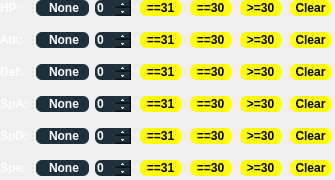
<?xml version="1.0" encoding="UTF-8"?>
<ui version="4.0">
 <class>IVFilter</class>
 <widget class="QWidget" name="IVFilter">
  <property name="geometry">
   <rect>
    <x>0</x>
    <y>0</y>
    <width>335</width>
    <height>180</height>
   </rect>
  </property>
  <property name="windowTitle">
   <string>Form</string>
  </property>
  <property name="styleSheet">
   <string notr="true">QLabel {
	color: white;
}

QComboBox {
	background-color: #1D303C;
	border: none;
	border-radius: 6px;
	color: white;
	padding-left: 13px;
}

QComboBox::down-arrow {
	image: url(noimg);
	border-width: 0px;
}

QComboBox::drop-down {
	background: transparent;
	width: 0px;
}

QSpinBox {
	qproperty-alignment: AlignCenter;
	background-color: #1D303C;
	border: none;
	border-radius: 6px;
	color: white;
}

QSpinBox::up-button {
	subcontrol-origin: border;
    subcontrol-position: top right;
}

QSpinBox::down-button {
	subcontrol-origin: border;
    subcontrol-position: bottom right;
}

QPushButton {
	background-color: Yellow;
	border: none;
	border-radius: 6px;
}</string>
  </property>
  <widget class="QPushButton" name="pushButton31HP">
   <property name="geometry">
    <rect>
     <x>140</x>
     <y>0</y>
     <width>41</width>
     <height>16</height>
    </rect>
   </property>
   <property name="font">
    <font>
     <weight>75</weight>
     <bold>true</bold>
    </font>
   </property>
   <property name="text">
    <string notr="true">==31</string>
   </property>
  </widget>
  <widget class="QPushButton" name="pushButton30HP">
   <property name="geometry">
    <rect>
     <x>190</x>
     <y>0</y>
     <width>41</width>
     <height>16</height>
    </rect>
   </property>
   <property name="font">
    <font>
     <weight>75</weight>
     <bold>true</bold>
    </font>
   </property>
   <property name="text">
    <string notr="true">==30</string>
   </property>
  </widget>
  <widget class="QComboBox" name="comboBoxSpe">
   <property name="geometry">
    <rect>
     <x>36</x>
     <y>160</y>
     <width>53</width>
     <height>16</height>
    </rect>
   </property>
   <property name="sizePolicy">
    <sizepolicy hsizetype="Fixed" vsizetype="Fixed">
     <horstretch>0</horstretch>
     <verstretch>0</verstretch>
    </sizepolicy>
   </property>
   <property name="minimumSize">
    <size>
     <width>53</width>
     <height>13</height>
    </size>
   </property>
   <property name="font">
    <font>
     <weight>75</weight>
     <bold>true</bold>
    </font>
   </property>
   <property name="layoutDirection">
    <enum>Qt::LeftToRight</enum>
   </property>
   <property name="styleSheet">
    <string notr="true"/>
   </property>
   <property name="sizeAdjustPolicy">
    <enum>QComboBox::AdjustToContentsOnFirstShow</enum>
   </property>
   <property name="duplicatesEnabled">
    <bool>false</bool>
   </property>
   <property name="frame">
    <bool>true</bool>
   </property>
   <item>
    <property name="text">
     <string>None</string>
    </property>
   </item>
   <item>
    <property name="text">
     <string>==</string>
    </property>
   </item>
   <item>
    <property name="text">
     <string>&gt;=</string>
    </property>
   </item>
   <item>
    <property name="text">
     <string>&lt;=</string>
    </property>
   </item>
   <item>
    <property name="text">
     <string>!=</string>
    </property>
   </item>
  </widget>
  <widget class="QSpinBox" name="spinBoxAtk">
   <property name="geometry">
    <rect>
     <x>95</x>
     <y>32</y>
     <width>36</width>
     <height>16</height>
    </rect>
   </property>
   <property name="font">
    <font>
     <weight>75</weight>
     <bold>true</bold>
    </font>
   </property>
   <property name="maximum">
    <number>31</number>
   </property>
  </widget>
  <widget class="QLabel" name="spaLabel">
   <property name="geometry">
    <rect>
     <x>0</x>
     <y>96</y>
     <width>27</width>
     <height>16</height>
    </rect>
   </property>
   <property name="font">
    <font>
     <weight>75</weight>
     <bold>true</bold>
    </font>
   </property>
   <property name="text">
    <string>SpA:</string>
   </property>
  </widget>
  <widget class="QSpinBox" name="spinBoxSpA">
   <property name="geometry">
    <rect>
     <x>95</x>
     <y>96</y>
     <width>36</width>
     <height>16</height>
    </rect>
   </property>
   <property name="font">
    <font>
     <weight>75</weight>
     <bold>true</bold>
    </font>
   </property>
   <property name="maximum">
    <number>31</number>
   </property>
  </widget>
  <widget class="QSpinBox" name="spinBoxSpD">
   <property name="geometry">
    <rect>
     <x>95</x>
     <y>128</y>
     <width>36</width>
     <height>16</height>
    </rect>
   </property>
   <property name="font">
    <font>
     <weight>75</weight>
     <bold>true</bold>
    </font>
   </property>
   <property name="maximum">
    <number>31</number>
   </property>
  </widget>
  <widget class="QComboBox" name="comboBoxSpD">
   <property name="geometry">
    <rect>
     <x>36</x>
     <y>128</y>
     <width>53</width>
     <height>16</height>
    </rect>
   </property>
   <property name="font">
    <font>
     <weight>75</weight>
     <bold>true</bold>
    </font>
   </property>
   <property name="layoutDirection">
    <enum>Qt::LeftToRight</enum>
   </property>
   <property name="styleSheet">
    <string notr="true"/>
   </property>
   <property name="sizeAdjustPolicy">
    <enum>QComboBox::AdjustToContentsOnFirstShow</enum>
   </property>
   <property name="duplicatesEnabled">
    <bool>false</bool>
   </property>
   <property name="frame">
    <bool>true</bool>
   </property>
   <item>
    <property name="text">
     <string>None</string>
    </property>
   </item>
   <item>
    <property name="text">
     <string>==</string>
    </property>
   </item>
   <item>
    <property name="text">
     <string>&gt;=</string>
    </property>
   </item>
   <item>
    <property name="text">
     <string>&lt;=</string>
    </property>
   </item>
   <item>
    <property name="text">
     <string>!=</string>
    </property>
   </item>
  </widget>
  <widget class="QSpinBox" name="spinBoxSpe">
   <property name="geometry">
    <rect>
     <x>95</x>
     <y>160</y>
     <width>36</width>
     <height>16</height>
    </rect>
   </property>
   <property name="font">
    <font>
     <weight>75</weight>
     <bold>true</bold>
    </font>
   </property>
   <property name="maximum">
    <number>31</number>
   </property>
  </widget>
  <widget class="QComboBox" name="comboBoxSpA">
   <property name="geometry">
    <rect>
     <x>36</x>
     <y>96</y>
     <width>53</width>
     <height>16</height>
    </rect>
   </property>
   <property name="font">
    <font>
     <weight>75</weight>
     <bold>true</bold>
    </font>
   </property>
   <property name="layoutDirection">
    <enum>Qt::LeftToRight</enum>
   </property>
   <property name="styleSheet">
    <string notr="true"/>
   </property>
   <property name="sizeAdjustPolicy">
    <enum>QComboBox::AdjustToContentsOnFirstShow</enum>
   </property>
   <property name="duplicatesEnabled">
    <bool>false</bool>
   </property>
   <property name="frame">
    <bool>true</bool>
   </property>
   <item>
    <property name="text">
     <string>None</string>
    </property>
   </item>
   <item>
    <property name="text">
     <string>==</string>
    </property>
   </item>
   <item>
    <property name="text">
     <string>&gt;=</string>
    </property>
   </item>
   <item>
    <property name="text">
     <string>&lt;=</string>
    </property>
   </item>
   <item>
    <property name="text">
     <string>!=</string>
    </property>
   </item>
  </widget>
  <widget class="QComboBox" name="comboBoxDef">
   <property name="geometry">
    <rect>
     <x>36</x>
     <y>64</y>
     <width>53</width>
     <height>16</height>
    </rect>
   </property>
   <property name="sizePolicy">
    <sizepolicy hsizetype="Minimum" vsizetype="Fixed">
     <horstretch>0</horstretch>
     <verstretch>0</verstretch>
    </sizepolicy>
   </property>
   <property name="font">
    <font>
     <weight>75</weight>
     <bold>true</bold>
    </font>
   </property>
   <property name="layoutDirection">
    <enum>Qt::LeftToRight</enum>
   </property>
   <property name="styleSheet">
    <string notr="true"/>
   </property>
   <property name="sizeAdjustPolicy">
    <enum>QComboBox::AdjustToContentsOnFirstShow</enum>
   </property>
   <property name="duplicatesEnabled">
    <bool>false</bool>
   </property>
   <property name="frame">
    <bool>true</bool>
   </property>
   <item>
    <property name="text">
     <string>None</string>
    </property>
   </item>
   <item>
    <property name="text">
     <string>==</string>
    </property>
   </item>
   <item>
    <property name="text">
     <string>&gt;=</string>
    </property>
   </item>
   <item>
    <property name="text">
     <string>&lt;=</string>
    </property>
   </item>
   <item>
    <property name="text">
     <string>!=</string>
    </property>
   </item>
  </widget>
  <widget class="QLabel" name="defLabel">
   <property name="geometry">
    <rect>
     <x>0</x>
     <y>64</y>
     <width>25</width>
     <height>16</height>
    </rect>
   </property>
   <property name="font">
    <font>
     <weight>75</weight>
     <bold>true</bold>
    </font>
   </property>
   <property name="text">
    <string>Def:</string>
   </property>
  </widget>
  <widget class="QComboBox" name="comboBoxHP">
   <property name="geometry">
    <rect>
     <x>36</x>
     <y>0</y>
     <width>53</width>
     <height>16</height>
    </rect>
   </property>
   <property name="font">
    <font>
     <weight>75</weight>
     <bold>true</bold>
    </font>
   </property>
   <property name="layoutDirection">
    <enum>Qt::LeftToRight</enum>
   </property>
   <property name="styleSheet">
    <string notr="true"/>
   </property>
   <property name="sizeAdjustPolicy">
    <enum>QComboBox::AdjustToContentsOnFirstShow</enum>
   </property>
   <property name="duplicatesEnabled">
    <bool>false</bool>
   </property>
   <property name="frame">
    <bool>true</bool>
   </property>
   <item>
    <property name="text">
     <string>None</string>
    </property>
   </item>
   <item>
    <property name="text">
     <string>==</string>
    </property>
   </item>
   <item>
    <property name="text">
     <string>&gt;=</string>
    </property>
   </item>
   <item>
    <property name="text">
     <string>&lt;=</string>
    </property>
   </item>
   <item>
    <property name="text">
     <string>!=</string>
    </property>
   </item>
  </widget>
  <widget class="QLabel" name="spdLabel">
   <property name="geometry">
    <rect>
     <x>0</x>
     <y>128</y>
     <width>27</width>
     <height>16</height>
    </rect>
   </property>
   <property name="font">
    <font>
     <weight>75</weight>
     <bold>true</bold>
    </font>
   </property>
   <property name="text">
    <string>SpD:</string>
   </property>
  </widget>
  <widget class="QComboBox" name="comboBoxAtk">
   <property name="geometry">
    <rect>
     <x>36</x>
     <y>32</y>
     <width>53</width>
     <height>16</height>
    </rect>
   </property>
   <property name="font">
    <font>
     <weight>75</weight>
     <bold>true</bold>
    </font>
   </property>
   <property name="layoutDirection">
    <enum>Qt::LeftToRight</enum>
   </property>
   <property name="styleSheet">
    <string notr="true"/>
   </property>
   <property name="sizeAdjustPolicy">
    <enum>QComboBox::AdjustToContentsOnFirstShow</enum>
   </property>
   <property name="duplicatesEnabled">
    <bool>false</bool>
   </property>
   <property name="frame">
    <bool>true</bool>
   </property>
   <item>
    <property name="text">
     <string>None</string>
    </property>
   </item>
   <item>
    <property name="text">
     <string>==</string>
    </property>
   </item>
   <item>
    <property name="text">
     <string>&gt;=</string>
    </property>
   </item>
   <item>
    <property name="text">
     <string>&lt;=</string>
    </property>
   </item>
   <item>
    <property name="text">
     <string>!=</string>
    </property>
   </item>
  </widget>
  <widget class="QSpinBox" name="spinBoxDef">
   <property name="geometry">
    <rect>
     <x>95</x>
     <y>64</y>
     <width>36</width>
     <height>16</height>
    </rect>
   </property>
   <property name="font">
    <font>
     <weight>75</weight>
     <bold>true</bold>
    </font>
   </property>
   <property name="maximum">
    <number>31</number>
   </property>
  </widget>
  <widget class="QSpinBox" name="spinBoxHP">
   <property name="geometry">
    <rect>
     <x>95</x>
     <y>0</y>
     <width>36</width>
     <height>16</height>
    </rect>
   </property>
   <property name="sizePolicy">
    <sizepolicy hsizetype="Fixed" vsizetype="Fixed">
     <horstretch>0</horstretch>
     <verstretch>0</verstretch>
    </sizepolicy>
   </property>
   <property name="font">
    <font>
     <weight>75</weight>
     <bold>true</bold>
    </font>
   </property>
   <property name="maximum">
    <number>31</number>
   </property>
  </widget>
  <widget class="QLabel" name="speLabel">
   <property name="geometry">
    <rect>
     <x>0</x>
     <y>160</y>
     <width>26</width>
     <height>16</height>
    </rect>
   </property>
   <property name="font">
    <font>
     <weight>75</weight>
     <bold>true</bold>
    </font>
   </property>
   <property name="text">
    <string>Spe:</string>
   </property>
  </widget>
  <widget class="QLabel" name="atkLabel">
   <property name="geometry">
    <rect>
     <x>0</x>
     <y>32</y>
     <width>24</width>
     <height>16</height>
    </rect>
   </property>
   <property name="font">
    <font>
     <family>MS Shell Dlg 2</family>
     <weight>75</weight>
     <bold>true</bold>
    </font>
   </property>
   <property name="text">
    <string>Atk:</string>
   </property>
  </widget>
  <widget class="QLabel" name="hpLabel">
   <property name="geometry">
    <rect>
     <x>0</x>
     <y>0</y>
     <width>30</width>
     <height>16</height>
    </rect>
   </property>
   <property name="sizePolicy">
    <sizepolicy hsizetype="Fixed" vsizetype="Fixed">
     <horstretch>0</horstretch>
     <verstretch>0</verstretch>
    </sizepolicy>
   </property>
   <property name="minimumSize">
    <size>
     <width>30</width>
     <height>16</height>
    </size>
   </property>
   <property name="font">
    <font>
     <family>MS Shell Dlg 2</family>
     <weight>75</weight>
     <bold>true</bold>
    </font>
   </property>
   <property name="text">
    <string>HP:</string>
   </property>
  </widget>
  <widget class="QPushButton" name="pushButtonG30HP">
   <property name="geometry">
    <rect>
     <x>240</x>
     <y>0</y>
     <width>41</width>
     <height>16</height>
    </rect>
   </property>
   <property name="font">
    <font>
     <weight>75</weight>
     <bold>true</bold>
    </font>
   </property>
   <property name="text">
    <string notr="true">&gt;=30</string>
   </property>
  </widget>
  <widget class="QPushButton" name="pushButtonClearHP">
   <property name="geometry">
    <rect>
     <x>290</x>
     <y>0</y>
     <width>41</width>
     <height>16</height>
    </rect>
   </property>
   <property name="font">
    <font>
     <weight>75</weight>
     <bold>true</bold>
    </font>
   </property>
   <property name="text">
    <string>Clear</string>
   </property>
  </widget>
  <widget class="QPushButton" name="pushButton31Atk">
   <property name="geometry">
    <rect>
     <x>140</x>
     <y>32</y>
     <width>41</width>
     <height>16</height>
    </rect>
   </property>
   <property name="font">
    <font>
     <weight>75</weight>
     <bold>true</bold>
    </font>
   </property>
   <property name="text">
    <string notr="true">==31</string>
   </property>
  </widget>
  <widget class="QPushButton" name="pushButtonG30Atk">
   <property name="geometry">
    <rect>
     <x>240</x>
     <y>32</y>
     <width>41</width>
     <height>16</height>
    </rect>
   </property>
   <property name="font">
    <font>
     <weight>75</weight>
     <bold>true</bold>
    </font>
   </property>
   <property name="text">
    <string notr="true">&gt;=30</string>
   </property>
  </widget>
  <widget class="QPushButton" name="pushButton30Atk">
   <property name="geometry">
    <rect>
     <x>190</x>
     <y>32</y>
     <width>41</width>
     <height>16</height>
    </rect>
   </property>
   <property name="font">
    <font>
     <weight>75</weight>
     <bold>true</bold>
    </font>
   </property>
   <property name="text">
    <string notr="true">==30</string>
   </property>
  </widget>
  <widget class="QPushButton" name="pushButtonClearAtk">
   <property name="geometry">
    <rect>
     <x>290</x>
     <y>32</y>
     <width>41</width>
     <height>16</height>
    </rect>
   </property>
   <property name="font">
    <font>
     <weight>75</weight>
     <bold>true</bold>
    </font>
   </property>
   <property name="text">
    <string>Clear</string>
   </property>
  </widget>
  <widget class="QPushButton" name="pushButton31Def">
   <property name="geometry">
    <rect>
     <x>140</x>
     <y>64</y>
     <width>41</width>
     <height>16</height>
    </rect>
   </property>
   <property name="font">
    <font>
     <weight>75</weight>
     <bold>true</bold>
    </font>
   </property>
   <property name="text">
    <string notr="true">==31</string>
   </property>
  </widget>
  <widget class="QPushButton" name="pushButtonG30Def">
   <property name="geometry">
    <rect>
     <x>240</x>
     <y>64</y>
     <width>41</width>
     <height>16</height>
    </rect>
   </property>
   <property name="font">
    <font>
     <weight>75</weight>
     <bold>true</bold>
    </font>
   </property>
   <property name="text">
    <string notr="true">&gt;=30</string>
   </property>
  </widget>
  <widget class="QPushButton" name="pushButton30Def">
   <property name="geometry">
    <rect>
     <x>190</x>
     <y>64</y>
     <width>41</width>
     <height>16</height>
    </rect>
   </property>
   <property name="font">
    <font>
     <weight>75</weight>
     <bold>true</bold>
    </font>
   </property>
   <property name="text">
    <string notr="true">==30</string>
   </property>
  </widget>
  <widget class="QPushButton" name="pushButtonClearDef">
   <property name="geometry">
    <rect>
     <x>290</x>
     <y>64</y>
     <width>41</width>
     <height>16</height>
    </rect>
   </property>
   <property name="font">
    <font>
     <weight>75</weight>
     <bold>true</bold>
    </font>
   </property>
   <property name="text">
    <string>Clear</string>
   </property>
  </widget>
  <widget class="QPushButton" name="pushButton31SpA">
   <property name="geometry">
    <rect>
     <x>140</x>
     <y>96</y>
     <width>41</width>
     <height>16</height>
    </rect>
   </property>
   <property name="font">
    <font>
     <weight>75</weight>
     <bold>true</bold>
    </font>
   </property>
   <property name="text">
    <string notr="true">==31</string>
   </property>
  </widget>
  <widget class="QPushButton" name="pushButtonG30SpA">
   <property name="geometry">
    <rect>
     <x>240</x>
     <y>96</y>
     <width>41</width>
     <height>16</height>
    </rect>
   </property>
   <property name="font">
    <font>
     <weight>75</weight>
     <bold>true</bold>
    </font>
   </property>
   <property name="text">
    <string notr="true">&gt;=30</string>
   </property>
  </widget>
  <widget class="QPushButton" name="pushButton30SpA">
   <property name="geometry">
    <rect>
     <x>190</x>
     <y>96</y>
     <width>41</width>
     <height>16</height>
    </rect>
   </property>
   <property name="font">
    <font>
     <weight>75</weight>
     <bold>true</bold>
    </font>
   </property>
   <property name="text">
    <string notr="true">==30</string>
   </property>
  </widget>
  <widget class="QPushButton" name="pushButtonClearSpA">
   <property name="geometry">
    <rect>
     <x>290</x>
     <y>96</y>
     <width>41</width>
     <height>16</height>
    </rect>
   </property>
   <property name="font">
    <font>
     <weight>75</weight>
     <bold>true</bold>
    </font>
   </property>
   <property name="text">
    <string>Clear</string>
   </property>
  </widget>
  <widget class="QPushButton" name="pushButton31SpD">
   <property name="geometry">
    <rect>
     <x>140</x>
     <y>128</y>
     <width>41</width>
     <height>16</height>
    </rect>
   </property>
   <property name="font">
    <font>
     <weight>75</weight>
     <bold>true</bold>
    </font>
   </property>
   <property name="text">
    <string notr="true">==31</string>
   </property>
  </widget>
  <widget class="QPushButton" name="pushButtonG30SpD">
   <property name="geometry">
    <rect>
     <x>240</x>
     <y>128</y>
     <width>41</width>
     <height>16</height>
    </rect>
   </property>
   <property name="font">
    <font>
     <weight>75</weight>
     <bold>true</bold>
    </font>
   </property>
   <property name="text">
    <string notr="true">&gt;=30</string>
   </property>
  </widget>
  <widget class="QPushButton" name="pushButton30SpD">
   <property name="geometry">
    <rect>
     <x>190</x>
     <y>128</y>
     <width>41</width>
     <height>16</height>
    </rect>
   </property>
   <property name="font">
    <font>
     <weight>75</weight>
     <bold>true</bold>
    </font>
   </property>
   <property name="text">
    <string notr="true">==30</string>
   </property>
  </widget>
  <widget class="QPushButton" name="pushButtonClearSpD">
   <property name="geometry">
    <rect>
     <x>290</x>
     <y>128</y>
     <width>41</width>
     <height>16</height>
    </rect>
   </property>
   <property name="font">
    <font>
     <weight>75</weight>
     <bold>true</bold>
    </font>
   </property>
   <property name="text">
    <string>Clear</string>
   </property>
  </widget>
  <widget class="QPushButton" name="pushButton31Spe">
   <property name="geometry">
    <rect>
     <x>140</x>
     <y>160</y>
     <width>41</width>
     <height>16</height>
    </rect>
   </property>
   <property name="font">
    <font>
     <weight>75</weight>
     <bold>true</bold>
    </font>
   </property>
   <property name="text">
    <string notr="true">==31</string>
   </property>
  </widget>
  <widget class="QPushButton" name="pushButtonG30Spe">
   <property name="geometry">
    <rect>
     <x>240</x>
     <y>160</y>
     <width>41</width>
     <height>16</height>
    </rect>
   </property>
   <property name="font">
    <font>
     <weight>75</weight>
     <bold>true</bold>
    </font>
   </property>
   <property name="text">
    <string notr="true">&gt;=30</string>
   </property>
  </widget>
  <widget class="QPushButton" name="pushButton30Spe">
   <property name="geometry">
    <rect>
     <x>190</x>
     <y>160</y>
     <width>41</width>
     <height>16</height>
    </rect>
   </property>
   <property name="font">
    <font>
     <weight>75</weight>
     <bold>true</bold>
    </font>
   </property>
   <property name="text">
    <string notr="true">==30</string>
   </property>
  </widget>
  <widget class="QPushButton" name="pushButtonClearSpe">
   <property name="geometry">
    <rect>
     <x>290</x>
     <y>160</y>
     <width>41</width>
     <height>16</height>
    </rect>
   </property>
   <property name="font">
    <font>
     <weight>75</weight>
     <bold>true</bold>
    </font>
   </property>
   <property name="text">
    <string>Clear</string>
   </property>
  </widget>
 </widget>
 <resources/>
 <connections/>
</ui>
